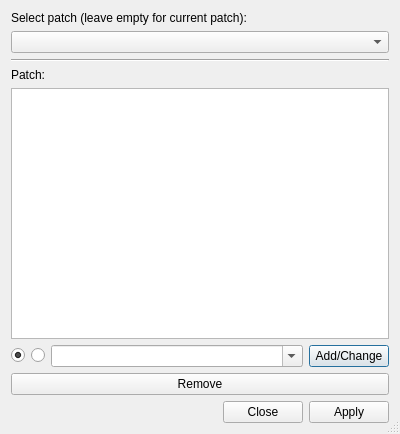
<?xml version="1.0" encoding="UTF-8"?>
<ui version="4.0">
 <class>HgQueuesDefineGuardsDialog</class>
 <widget class="QDialog" name="HgQueuesDefineGuardsDialog">
  <property name="geometry">
   <rect>
    <x>0</x>
    <y>0</y>
    <width>400</width>
    <height>434</height>
   </rect>
  </property>
  <property name="windowTitle">
   <string>Define Guards</string>
  </property>
  <property name="sizeGripEnabled">
   <bool>true</bool>
  </property>
  <layout class="QVBoxLayout" name="verticalLayout">
   <item>
    <widget class="QLabel" name="label">
     <property name="text">
      <string>Select patch (leave empty for current patch):</string>
     </property>
    </widget>
   </item>
   <item>
    <widget class="QComboBox" name="patchSelector">
     <property name="toolTip">
      <string>Select the patch to show the guards of</string>
     </property>
    </widget>
   </item>
   <item>
    <widget class="Line" name="line">
     <property name="orientation">
      <enum>Qt::Horizontal</enum>
     </property>
    </widget>
   </item>
   <item>
    <layout class="QHBoxLayout" name="horizontalLayout_3">
     <item>
      <widget class="QLabel" name="label_3">
       <property name="text">
        <string>Patch:</string>
       </property>
      </widget>
     </item>
     <item>
      <widget class="QLabel" name="patchNameLabel">
       <property name="sizePolicy">
        <sizepolicy hsizetype="Expanding" vsizetype="Preferred">
         <horstretch>0</horstretch>
         <verstretch>0</verstretch>
        </sizepolicy>
       </property>
       <property name="toolTip">
        <string>Shows the name of the patch</string>
       </property>
       <property name="text">
        <string/>
       </property>
      </widget>
     </item>
    </layout>
   </item>
   <item>
    <widget class="QListWidget" name="guardsList">
     <property name="toolTip">
      <string>This shows the list of guards to be defined for the selected patch</string>
     </property>
     <property name="alternatingRowColors">
      <bool>true</bool>
     </property>
     <property name="selectionMode">
      <enum>QAbstractItemView::ExtendedSelection</enum>
     </property>
    </widget>
   </item>
   <item>
    <layout class="QHBoxLayout" name="horizontalLayout">
     <item>
      <widget class="QRadioButton" name="plusButton">
       <property name="toolTip">
        <string>Select to define a positive guard</string>
       </property>
       <property name="text">
        <string/>
       </property>
       <property name="checked">
        <bool>true</bool>
       </property>
      </widget>
     </item>
     <item>
      <widget class="QRadioButton" name="minusButton">
       <property name="toolTip">
        <string>Select to define a negative guard</string>
       </property>
       <property name="text">
        <string/>
       </property>
      </widget>
     </item>
     <item>
      <widget class="QComboBox" name="guardCombo">
       <property name="sizePolicy">
        <sizepolicy hsizetype="Expanding" vsizetype="Fixed">
         <horstretch>0</horstretch>
         <verstretch>0</verstretch>
        </sizepolicy>
       </property>
       <property name="toolTip">
        <string>Enter the guard name</string>
       </property>
       <property name="editable">
        <bool>true</bool>
       </property>
       <property name="insertPolicy">
        <enum>QComboBox::InsertAlphabetically</enum>
       </property>
      </widget>
     </item>
     <item>
      <widget class="QPushButton" name="addButton">
       <property name="toolTip">
        <string>Press to add the guard to the list or change it</string>
       </property>
       <property name="text">
        <string>Add/Change</string>
       </property>
      </widget>
     </item>
    </layout>
   </item>
   <item>
    <widget class="QPushButton" name="removeButton">
     <property name="toolTip">
      <string>Press to remove the selected guards from the list</string>
     </property>
     <property name="text">
      <string>Remove</string>
     </property>
    </widget>
   </item>
   <item>
    <widget class="QDialogButtonBox" name="buttonBox">
     <property name="orientation">
      <enum>Qt::Horizontal</enum>
     </property>
     <property name="standardButtons">
      <set>QDialogButtonBox::Apply|QDialogButtonBox::Close</set>
     </property>
    </widget>
   </item>
  </layout>
 </widget>
 <tabstops>
  <tabstop>patchSelector</tabstop>
  <tabstop>guardsList</tabstop>
  <tabstop>plusButton</tabstop>
  <tabstop>minusButton</tabstop>
  <tabstop>guardCombo</tabstop>
  <tabstop>addButton</tabstop>
  <tabstop>removeButton</tabstop>
  <tabstop>buttonBox</tabstop>
 </tabstops>
 <resources/>
 <connections>
  <connection>
   <sender>buttonBox</sender>
   <signal>accepted()</signal>
   <receiver>HgQueuesDefineGuardsDialog</receiver>
   <slot>accept()</slot>
   <hints>
    <hint type="sourcelabel">
     <x>222</x>
     <y>419</y>
    </hint>
    <hint type="destinationlabel">
     <x>157</x>
     <y>274</y>
    </hint>
   </hints>
  </connection>
  <connection>
   <sender>buttonBox</sender>
   <signal>rejected()</signal>
   <receiver>HgQueuesDefineGuardsDialog</receiver>
   <slot>reject()</slot>
   <hints>
    <hint type="sourcelabel">
     <x>290</x>
     <y>425</y>
    </hint>
    <hint type="destinationlabel">
     <x>286</x>
     <y>274</y>
    </hint>
   </hints>
  </connection>
 </connections>
</ui>
